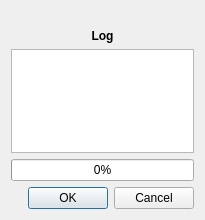
<?xml version="1.0" encoding="UTF-8"?>
<ui version="4.0">
 <author>Patrick Ziegler</author>
 <class>MediaCopierDialog</class>
 <widget class="QDialog" name="MediaCopierDialog">
  <property name="geometry">
   <rect>
    <x>0</x>
    <y>0</y>
    <width>205</width>
    <height>220</height>
   </rect>
  </property>
  <layout class="QVBoxLayout" name="verticalLayout">
   <item>
    <widget class="MediaCopierParam" name="param"/>
   </item>
   <item>
    <spacer name="logSpacer">
     <property name="orientation">
      <enum>Qt::Vertical</enum>
     </property>
     <property name="sizeType">
      <enum>QSizePolicy::Fixed</enum>
     </property>
     <property name="sizeHint" stdset="0">
      <size>
       <width>0</width>
       <height>12</height>
      </size>
     </property>
    </spacer>
   </item>
   <item>
    <widget class="QLabel" name="logLabel">
     <property name="font">
      <font>
       <weight>75</weight>
       <bold>true</bold>
      </font>
     </property>
     <property name="text">
      <string>Log</string>
     </property>
     <property name="alignment">
      <set>Qt::AlignCenter</set>
     </property>
    </widget>
   </item>
   <item>
    <widget class="QPlainTextEdit" name="logText">
     <property name="sizePolicy">
      <sizepolicy hsizetype="Expanding" vsizetype="Expanding">
       <horstretch>0</horstretch>
       <verstretch>0</verstretch>
      </sizepolicy>
     </property>
     <property name="undoRedoEnabled">
      <bool>false</bool>
     </property>
     <property name="readOnly">
      <bool>true</bool>
     </property>
     <property name="backgroundVisible">
      <bool>false</bool>
     </property>
    </widget>
   </item>
   <item>
    <widget class="QProgressBar" name="logProgressBar">
     <property name="value">
      <number>0</number>
     </property>
    </widget>
   </item>
   <item>
    <widget class="QDialogButtonBox" name="dialogButtonBox">
     <property name="standardButtons">
      <set>QDialogButtonBox::Cancel|QDialogButtonBox::Ok</set>
     </property>
    </widget>
   </item>
  </layout>
 </widget>
 <customwidgets>
  <customwidget>
   <class>MediaCopierParam</class>
   <extends>QFrame</extends>
   <header>ui/param.hpp</header>
   <container>1</container>
  </customwidget>
 </customwidgets>
 <resources/>
 <connections/>
</ui>
